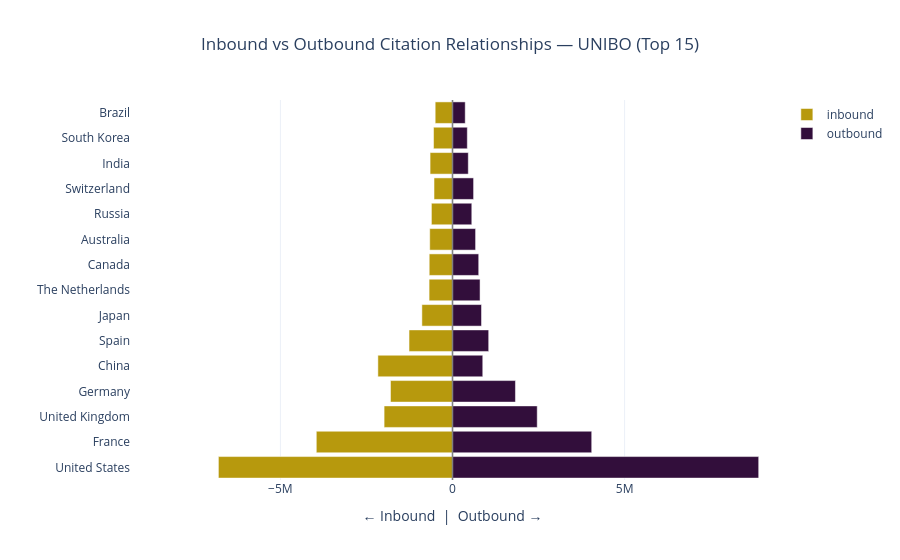

This figure's notebook cell:
### Markdown cell above
### 2c. Diverging Bar Chart — Inbound vs Outbound

### Code cell
top15_wide = unibo_wide.head(15).copy()

# Define the order: ascending 
country_order = (top15_wide.sort_values("total", ascending=True)["country_name"].tolist())

# Build long format for diverging chart
inbound_long = top15_wide[["country_name", "inbound_count"]].copy()
inbound_long["direction"] = "inbound"
inbound_long["value"]     = -inbound_long["inbound_count"]
inbound_long["count"]     = inbound_long["inbound_count"]

outbound_long = top15_wide[["country_name", "outbound_count"]].copy()
outbound_long["direction"] = "outbound"
outbound_long["value"]     = outbound_long["outbound_count"]
outbound_long["count"]     = outbound_long["outbound_count"]

diverging_df = pd.concat([
    inbound_long[["country_name", "direction", "value", "count"]],
    outbound_long[["country_name", "direction", "value", "count"]]
])

max_val = diverging_df["value"].abs().max()

fig = px.bar(
    diverging_df,
    x="value", y="country_name",
    color="direction",
    orientation="h",
    custom_data=["count", "direction"],
    color_discrete_map=DIR_COLORS,
    title="Inbound vs Outbound Citation Relationships — UNIBO (Top 15)",
    labels={"value": "← Inbound  |  Outbound →", "country_name": ""},
    template="plotly_white",
    height=560,
    category_orders={"country_name": country_order} 
)
fig.update_traces(
    hovertemplate="<b>%{y}</b><br>Citations: %{customdata[0]:,.0f}<br>Direction: %{customdata[1]}<extra></extra>"
)
fig.update_xaxes(range=[-max_val * 1.05, max_val * 1.05])
fig.update_layout(title_x=0.5, bargap=0.15, legend_title_text="")
fig.add_vline(x=0, line_width=1.5, line_color="gray")
fig.show()

### Figure 1 — Plotly figure (JSON) as saved in the notebook; plotly's stock layout.template omitted (floating-point values rounded to 4 significant figures)
{"data": [{"alignmentgroup": "True", "customdata": [[6800261, "inbound"], [3956305, "inbound"], [1986678, "inbound"], [1801165, "inbound"], [2167251, "inbound"], [1262588, "inbound"], [889572, "inbound"], [679657, "inbound"], [676387, "inbound"], [661316, "inbound"], [612433, "inbound"], [536670, "inbound"], [650901, "inbound"], [550731, "inbound"], [502766, "inbound"]], "hovertemplate": "<b>%{y}</b><br>Citations: %{customdata[0]:,.0f}<br>Direction: %{customdata[1]}<extra></extra>", "legendgroup": "inbound", "marker": {"color": "#B7990D", "pattern": {"shape": ""}}, "name": "inbound", "offsetgroup": "inbound", "orientation": "h", "showlegend": true, "textposition": "auto", "type": "bar", "x": [-6800261, -3956305, -1986678, -1801165, -2167251, -1262588, -889572, -679657, -676387, -661316, -612433, -536670, -650901, -550731, -502766], "xaxis": "x", "y": ["United States", "France", "United Kingdom", "Germany", "China", "Spain", "Japan", "The Netherlands", "Canada", "Australia", "Russia", "Switzerland", "India", "South Korea", "Brazil"], "yaxis": "y"}, {"alignmentgroup": "True", "customdata": [[8894677, "outbound"], [4043901, "outbound"], [2461117, "outbound"], [1828283, "outbound"], [878920, "outbound"], [1051307, "outbound"], [842595, "outbound"], [800205, "outbound"], [761331, "outbound"], [670465, "outbound"], [560408, "outbound"], [612458, "outbound"], [458590, "outbound"], [430359, "outbound"], [369411, "outbound"]], "hovertemplate": "<b>%{y}</b><br>Citations: %{customdata[0]:,.0f}<br>Direction: %{customdata[1]}<extra></extra>", "legendgroup": "outbound", "marker": {"color": "#320E3B", "pattern": {"shape": ""}}, "name": "outbound", "offsetgroup": "outbound", "orientation": "h", "showlegend": true, "textposition": "auto", "type": "bar", "x": [8894677, 4043901, 2461117, 1828283, 878920, 1051307, 842595, 800205, 761331, 670465, 560408, 612458, 458590, 430359, 369411], "xaxis": "x", "y": ["United States", "France", "United Kingdom", "Germany", "China", "Spain", "Japan", "The Netherlands", "Canada", "Australia", "Russia", "Switzerland", "India", "South Korea", "Brazil"], "yaxis": "y"}], "layout": {"bargap": 0.15, "barmode": "relative", "height": 560, "legend": {"title": {"text": ""}, "tracegroupgap": 0}, "shapes": [{"line": {"color": "gray", "width": 1.5}, "type": "line", "x0": 0, "x1": 0, "xref": "x", "y0": 0, "y1": 1, "yref": "y domain"}], "title": {"text": "Inbound vs Outbound Citation Relationships — UNIBO (Top 15)", "x": 0.5}, "xaxis": {"anchor": "y", "domain": [0, 1], "range": [-9339000.0, 9339000.0], "title": {"text": "← Inbound  |  Outbound →"}}, "yaxis": {"anchor": "x", "categoryarray": ["United States", "France", "United Kingdom", "Germany", "China", "Spain", "Japan", "The Netherlands", "Canada", "Australia", "Russia", "Switzerland", "India", "South Korea", "Brazil"], "categoryorder": "array", "domain": [0, 1], "title": {"text": ""}}}}
